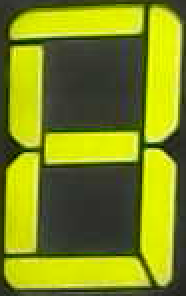
#> input picture src/pa3_recognizer/recognition/templates/template_digit_02.png, 93 x 148 px (shown 2 times larger)
$ python imagerecognitionTUB.py templates/template_digit_02.png ../../pa3_frontend/pa3_django/pa3/recognition_templates/digit_mask.png
#> lines starting #> are read from the running program, lines starting #| are printed output that depends on the picture
### src/pa3_recognizer/recognition/waitingnumberrecognition.py
#!/usr/bin/env python3

import time
import logging
import requests
from base64 import b64decode

import cv2
import re
import base64
import numpy as np

from imagecreation import ImageCreator
from imagerecognitionTUB import ImageRecognitor

logging.getLogger("requests").setLevel(logging.WARNING)


class Configuration:
    def __init__(self, server_conf):
        try:
            self.valid_ranges = server_conf.get('ranges')
            # How many numbers are (vertically) on the table?
            self.number_of_numbers = len(self.valid_ranges)

            self.previous_numbers = [number.get('number', -1)
                                     for number in server_conf.get('current_numbers',
                                                                   [{'number': -1} for _ in range(self.number_of_numbers)])]

            self.rotate = server_conf.get('rotate', 0)
            # How many digits are in the table per number?
            self.number_of_digits = server_conf.get('digits', 3)

            self.template = self.decode_template(server_conf.get('template'), gray=True)
            self.digit_mask = self.decode_template(server_conf.get('digit_mask'))
        except (ValueError, IndexError):
            raise ValueError

    # [11 lines left out: function decode_template, not called in this run]


class WaitingNumberRecognition:

    # [63 lines left out: functions __init__, get_config, spin, upload, not called in this run]


# [54 lines that do not run on import are left out]

### src/pa3_recognizer/recognition/imagerecognitionTUB.py
#!/usr/bin/env python3

from imagerecognition import AbstractImageRecognitor, AbstractNumber

import cv2
import numpy as np
import math
import logging
import time


class Number(AbstractNumber):

    # [30 lines left out: function validate, not called in this run]


class ImageRecognitor(AbstractImageRecognitor):
    """ Number Recognition on the whole picture

        Steps:
            1. Find Numbers in the whole picture
            2. Split image / self.NUMBERS to get single numbers
            3. Threshold image via kmeans
            4. Get single digits by splitting the number at the spaces between
            5. Recognize digits:
                5.1 Get outer edges (left,right)
                5.2 Compute position of the segments
                5.3 Check which segments are set (pixels/area)
            6. Combine digits and validate the resulting number"""

    template = None                         # Keep a copy of the template to modify for this algorithm
    iteration = 0                           # For state/logging purposescd
    position_of_number_table_in_image = []  # Optimization for not always recomputing the position of the number table

    def __init__(self, config):
        super().__init__(config)
        self.fail_histories = [0 for _ in range(config.number_of_numbers)]

    # [257 lines left out: functions preprocess_image, process_image, find_single_number_in_number_table, find_all_digits_from_single_number, split_digits_by_sliding_bar, find_number_table_in_image and 4 more, not called in this run]


if __name__ == '__main__':
    import sys
    template = cv2.imread(sys.argv[1], cv2.IMREAD_GRAYSCALE)
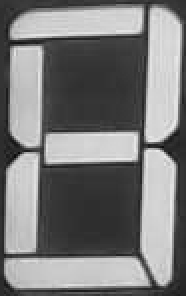
#> template: shape (148, 93) (shown 2 times larger); min 7, max 236, mean 122.7
    img = cv2.imread(sys.argv[2])
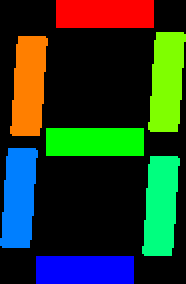
#> input picture src/pa3_frontend/pa3_django/pa3/recognition_templates/digit_mask.png, 93 x 142 px (shown 2 times larger)
#> img is the input picture: shape (142, 93, 3); mean B, G, R 35.1, 56.9, 35.1

    logging.basicConfig(format='%(levelname)s:%(funcName)s:%(message)s', level=logging.INFO)

    from waitingnumberrecognition import Configuration
    c = {"valid_ranges": [[0, 999], [0, 999], [0, 999]], "previous_numbers": [448, 719, 71]}
#> (the run stopped early here; a loop or call above may not have finished)
